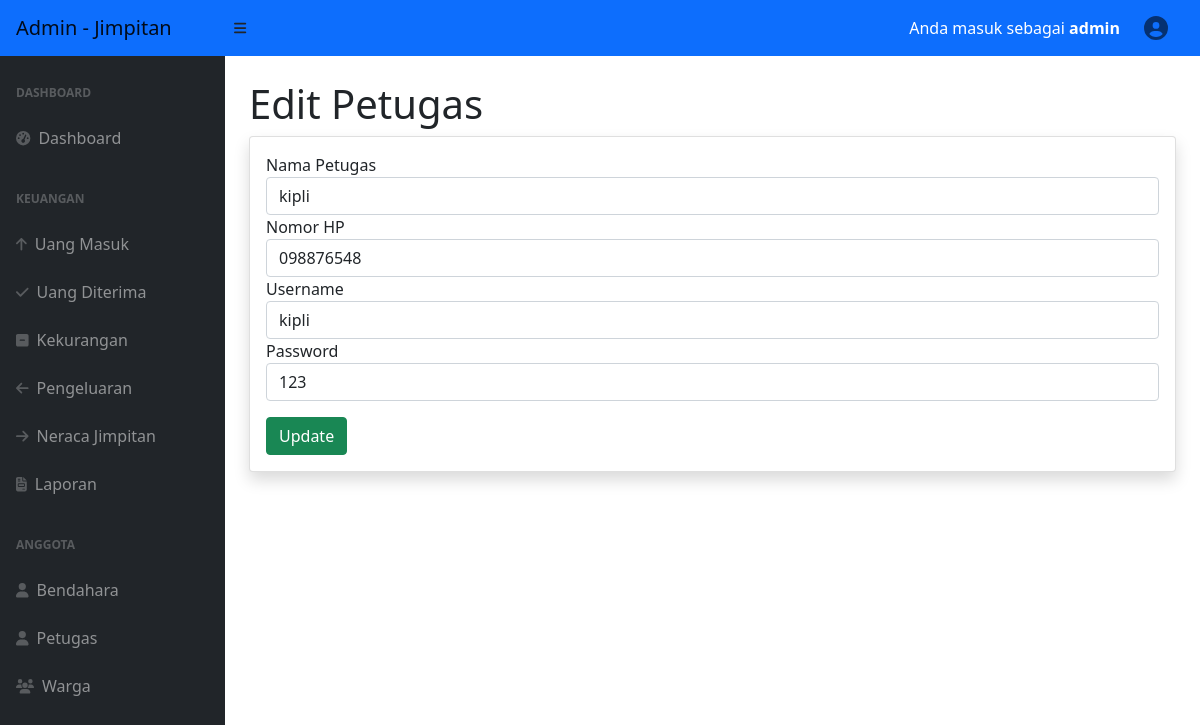
The app's page /editpetugas.php?id=1 (signed in) with its own data.
### tables this page shows
CREATE TABLE `petugas` (
  `id` int(11) NOT NULL,
  `nama_petugas` varchar(25) NOT NULL,
  `nomor_hp` varchar(15) NOT NULL,
  `username` varchar(10) NOT NULL,
  `password` int(15) NOT NULL,
  `level` varchar(10) NOT NULL
);

### editpetugas.php (the view, shortened to what this page needs)
<!DOCTYPE html>
<html lang="en">
    <head>
        <link href="https://cdn.jsdelivr.net/npm/simple-datatables@latest/dist/style.css" rel="stylesheet" />
        <link href="css/styles.css" rel="stylesheet" />
    </head>
<body class="sb-nav-fixed">
<?php
require ('header.php');
require ('sidenav.php');
?>
<div id="layoutSidenav_content">
<main>
<div class="container-fluid px-4">
                        <h1 class="mt-4">Edit Petugas</h1>
<div class="center">
<body>
<?php
$koneksi = mysqli_connect("localhost", "root", "", "jimpitan1");
$id = $_GET['id'];
$data = mysqli_query($koneksi,"select * from petugas where id='$id'");
$d = mysqli_fetch_array($data);
?>
<div class="card shadow mb-4">
            <div class="card-body">
              <div class="table-responsive">
<form action="proses_editpetugas.php" method="POST">
     <label for="nama_warga" class="form-group">Nama Petugas</label>
						<input type="nama_petugas" name="nama_petugas" class="form-control"  value="<?php echo $d['nama_petugas']; ?>">
					<label class="form-group">Nomor HP</label>
						<input type="nomor_hp" name="nomor_hp" class="form-control" value="<?php echo $d['nomor_hp']; ?>" >
					<label class="form-group">Username</label>
						<input type="username" name="username" class="form-control" value="<?php echo $d['username']; ?>" >
                        <label class="form-group">Password</label>
						<input type="pass" name="password" class="form-control" value="<?php echo $d['password']; ?>" >
                        <div class="mt-3">
                        <button name="submit" class="btn btn-success" type="submit">Update</button>
                        </div>
				</form>
			</div>
		</div>

### records on screen
petugas: nama_petugas "kipli", nomor_hp "098876548", username "kipli", password "123"

### other values on screen
$_SESSION['username'] "admin"
